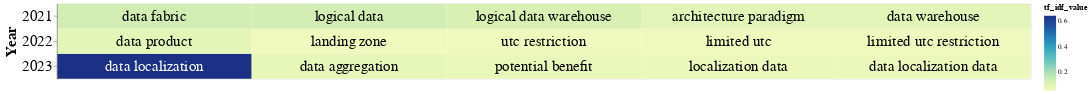

Notebook cell for this chart:
### Code cell
# Select the top terms for each PDF
top_terms_df_tfidf_dates = result_data_tfidf_date.groupby('Year').head(5)

# Add a small random value to 'idf_value' for better visualization
top_terms_df_tfidf_dates['tf_idf_value'] = top_terms_df_tfidf_dates['tf_idf_value'] + np.random.rand(top_terms_df_tfidf_dates.shape[0]) * 0.0001

# Create a base chart
# Create a base chart
base = alt.Chart(top_terms_df_tfidf_dates).encode(
    x=alt.X('rank:O', axis=None),  # Use rank for x-axis
    y=alt.Y('Year:N', axis=alt.Axis(labelFontSize=20, titleFontSize=20)),
    color=alt.Color('tf_idf_value:Q', scale=alt.Scale(scheme='viridis'), legend=alt.Legend(labelFontSize=20,titleFontSize=25)),
    text='top_word:N'  # Corrected column name to 'topic_word'
).transform_window(
    rank="rank()",
    sort=[alt.SortField("tf_idf_value", order="descending")],
    groupby=["Year"]
)

# Create a heatmap
heatmap = base.mark_rect().encode(
    color='tf_idf_value:Q',
)

# Create text labels with conditional color
text = base.mark_text(baseline='middle',fontWeight='normal',fontSize=20).encode(
    text='top_word:N',
    color=alt.condition(alt.datum.tf_idf_value >= 0.4, alt.value('white'), alt.value('black'))
)

# Display the heatmap and text labels
chart_date_tfidf_type = (heatmap + text).properties(width=1300,height=100)
chart_date_tfidf_type

### Figure 1 — Vega-Lite specification as saved in the notebook (floating-point values rounded to 4 significant figures)
{"config": {"view": {"continuousWidth": 300, "continuousHeight": 300}}, "layer": [{"mark": {"type": "rect"}, "encoding": {"color": {"field": "tf_idf_value", "type": "quantitative"}, "text": {"field": "top_word", "type": "nominal"}, "x": {"axis": null, "field": "rank", "type": "ordinal"}, "y": {"axis": {"labelFontSize": 20, "titleFontSize": 20}, "field": "Year", "type": "nominal"}}, "transform": [{"window": [{"op": "rank", "field": "", "as": "rank"}], "groupby": ["Year"], "sort": [{"field": "tf_idf_value", "order": "descending"}]}]}, {"mark": {"type": "text", "baseline": "middle", "fontSize": 20, "fontWeight": "normal"}, "encoding": {"color": {"condition": {"test": "(datum.tf_idf_value >= 0.4)", "value": "white"}, "value": "black"}, "text": {"field": "top_word", "type": "nominal"}, "x": {"axis": null, "field": "rank", "type": "ordinal"}, "y": {"axis": {"labelFontSize": 20, "titleFontSize": 20}, "field": "Year", "type": "nominal"}}, "transform": [{"window": [{"op": "rank", "field": "", "as": "rank"}], "groupby": ["Year"], "sort": [{"field": "tf_idf_value", "order": "descending"}]}]}], "data": {"name": "data-ee00da58d14f94496efe7a7397ffbe05"}, "height": 100, "width": 1300, "$schema": "https://vega.github.io/schema/vega-lite/v5.17.0.json", "datasets": {"data-ee00da58d14f94496efe7a7397ffbe05": [{"Year": 2023, "top_word": "data localization", "tf_idf_value": 0.643}, {"Year": 2023, "top_word": "data aggregation", "tf_idf_value": 0.07731}, {"Year": 2023, "top_word": "potential benefit", "tf_idf_value": 0.06898}, {"Year": 2023, "top_word": "localization data", "tf_idf_value": 0.06561}, {"Year": 2023, "top_word": "data localization data", "tf_idf_value": 0.06305}, {"Year": 2022, "top_word": "data product", "tf_idf_value": 0.08591}, {"Year": 2022, "top_word": "landing zone", "tf_idf_value": 0.05405}, {"Year": 2022, "top_word": "utc restriction", "tf_idf_value": 0.05312}, {"Year": 2022, "top_word": "limited utc restriction", "tf_idf_value": 0.0531}, {"Year": 2022, "top_word": "limited utc", "tf_idf_value": 0.05311}, {"Year": 2021, "top_word": "data fabric", "tf_idf_value": 0.1299}, {"Year": 2021, "top_word": "logical data", "tf_idf_value": 0.1281}, {"Year": 2021, "top_word": "logical data warehouse", "tf_idf_value": 0.1158}, {"Year": 2021, "top_word": "architecture paradigm", "tf_idf_value": 0.09265}, {"Year": 2021, "top_word": "data warehouse", "tf_idf_value": 0.09087}]}}
